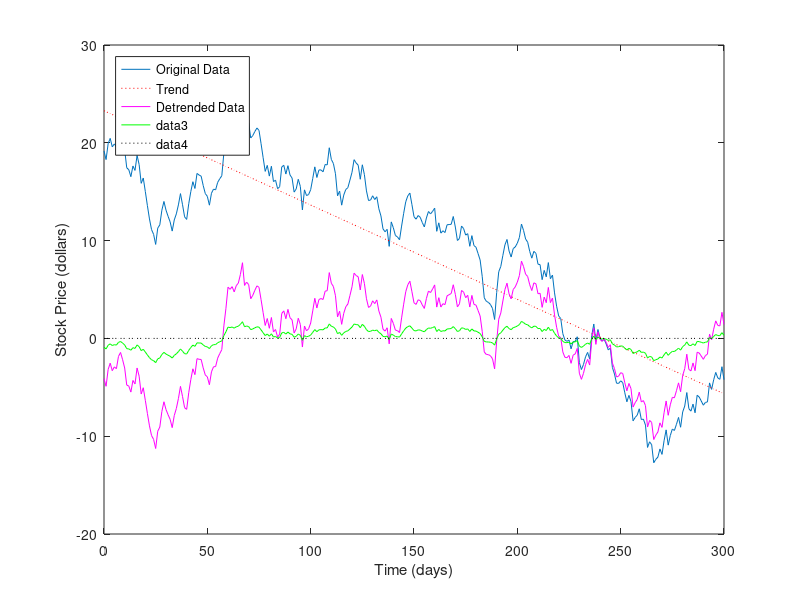

Here is the MATLAB script that generated this plot:
t = 0:300;
dailyFluct = gallery('normaldata',size(t),2);
sdata = cumsum(dailyFluct) + 20 + t/100;
mean(sdata)

figure
plot(t,sdata);
legend('Original Data','Location','northwest');
xlabel('Time (days)');
ylabel('Stock Price (dollars)');

detrend_sdata=detrend(sdata);
trend = sdata - detrend_sdata;

mean(detrend_sdata)

hold on
plot(t,trend,':r')
plot(t,detrend_sdata,'m')

legend('Original Data','Trend','Detrended Data',...
       'Mean of Detrended Data','Location','northwest')
xlabel('Time (days)');
ylabel('Stock Price (dollars)');

X = detrend_sdata;
%function [white_X] = whiten(X)
  % whiten the matrix X as ICA preprocessing step:
  % by sphering the data the optimization can be restricted to
  % independent rotations
  %
  % Note: assumes X is formed s.t. each row is a component and the columns
  % are observations

  % whiten by singular value decomposition of covariance
  % (scale by inverse square root)
  [U, S, V] = svd(cov(X'));
  M_whiten = V*S^(-0.5)*U';
  white_X = M_whiten*X;
%end
plot(t,white_X,'g')
plot(t,zeros(size(t)),':k')

